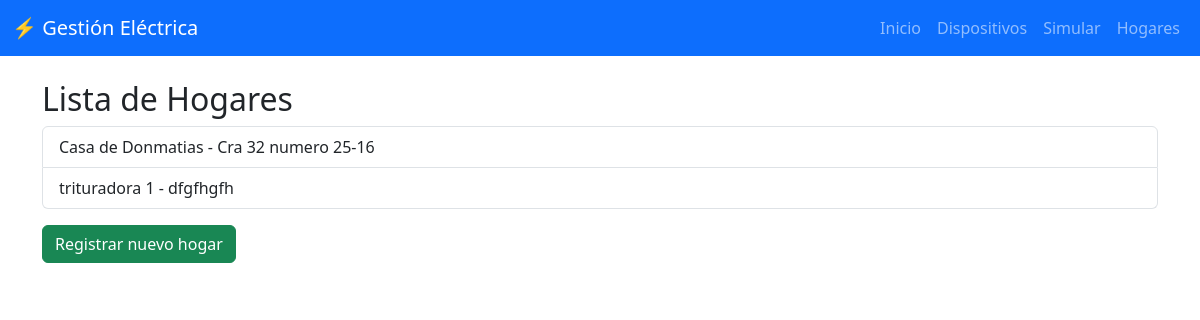
Screenshot of /hogares/ (signed in) with the database file from the repository.
### dispositivos/models.py (models this page shows, shortened)
class Hogar(models.Model):
    nombre = models.CharField(max_length=100)
    direccion = models.CharField(max_length=255)

### dispositivos/views.py (the view)
# urls.py: path("hogares/", views_dispositivos.lista_hogares, name="lista_hogares"),
@login_required
def lista_hogares(request):
    hogares = Hogar.objects.all()
    return render(request, "lista_hogares.html", {"hogares": hogares})

### dispositivos/templates/lista_hogares.html (shortened to what this page needs)
{% extends 'base.html' %}
{% block content %}
<h2>Lista de Hogares</h2>
<ul class="list-group">
  {% for hogar in hogares %}
    <li class="list-group-item">{{ hogar.nombre }} - {{ hogar.direccion }}</li>
  {% endfor %}
</ul>
<a href="{% url 'registrar_hogar' %}" class="btn btn-success mt-3">Registrar nuevo hogar</a>
{% endblock %}

### rows the page displays
Hogar: nombre "Casa de Donmatias", direccion "Cra 32 numero 25-16"
Hogar: nombre "trituradora 1", direccion "dfgfhgfh"
